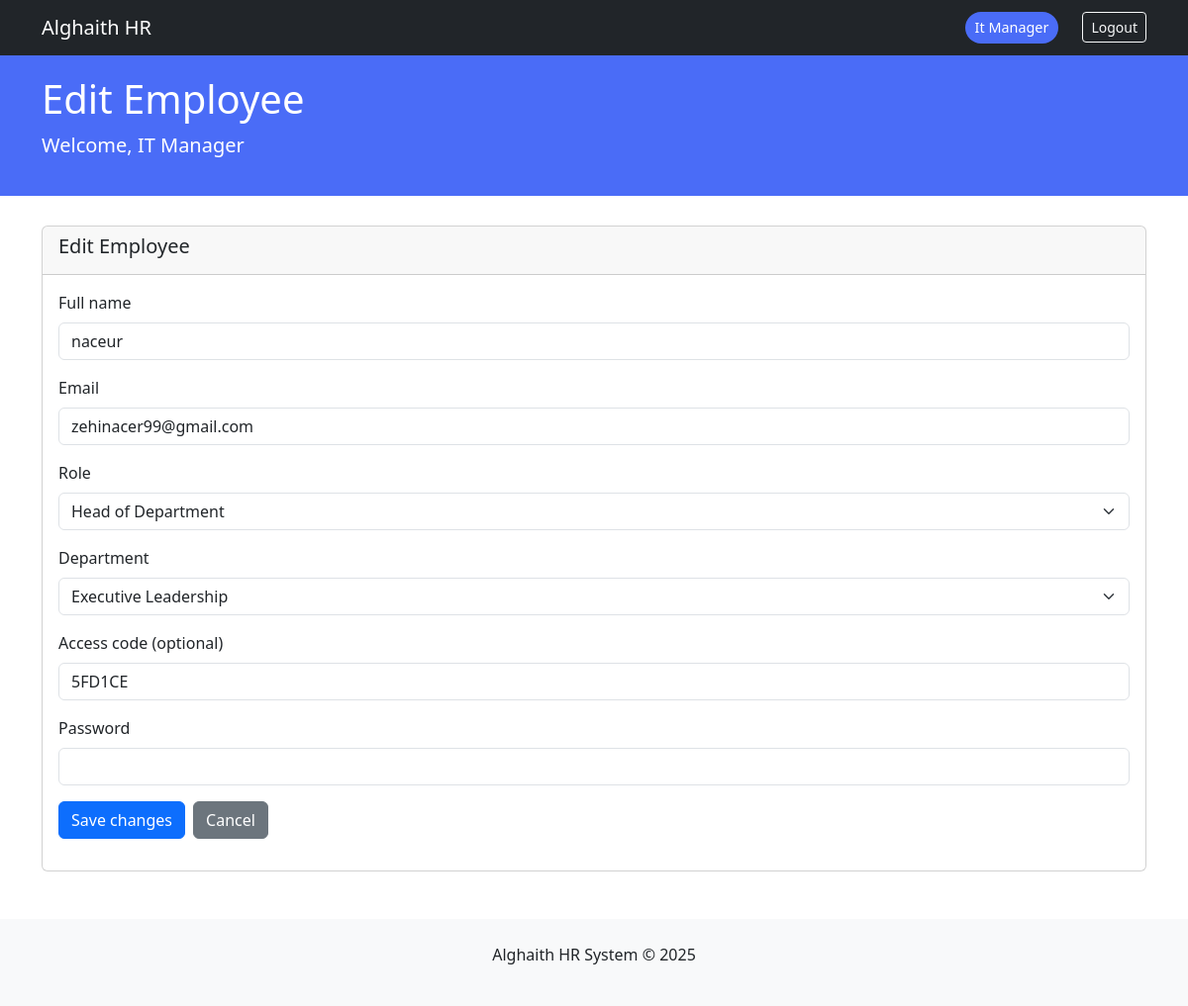
Before: /dashboard/it_manager/employee/8/edit (signed in) with the older database file.
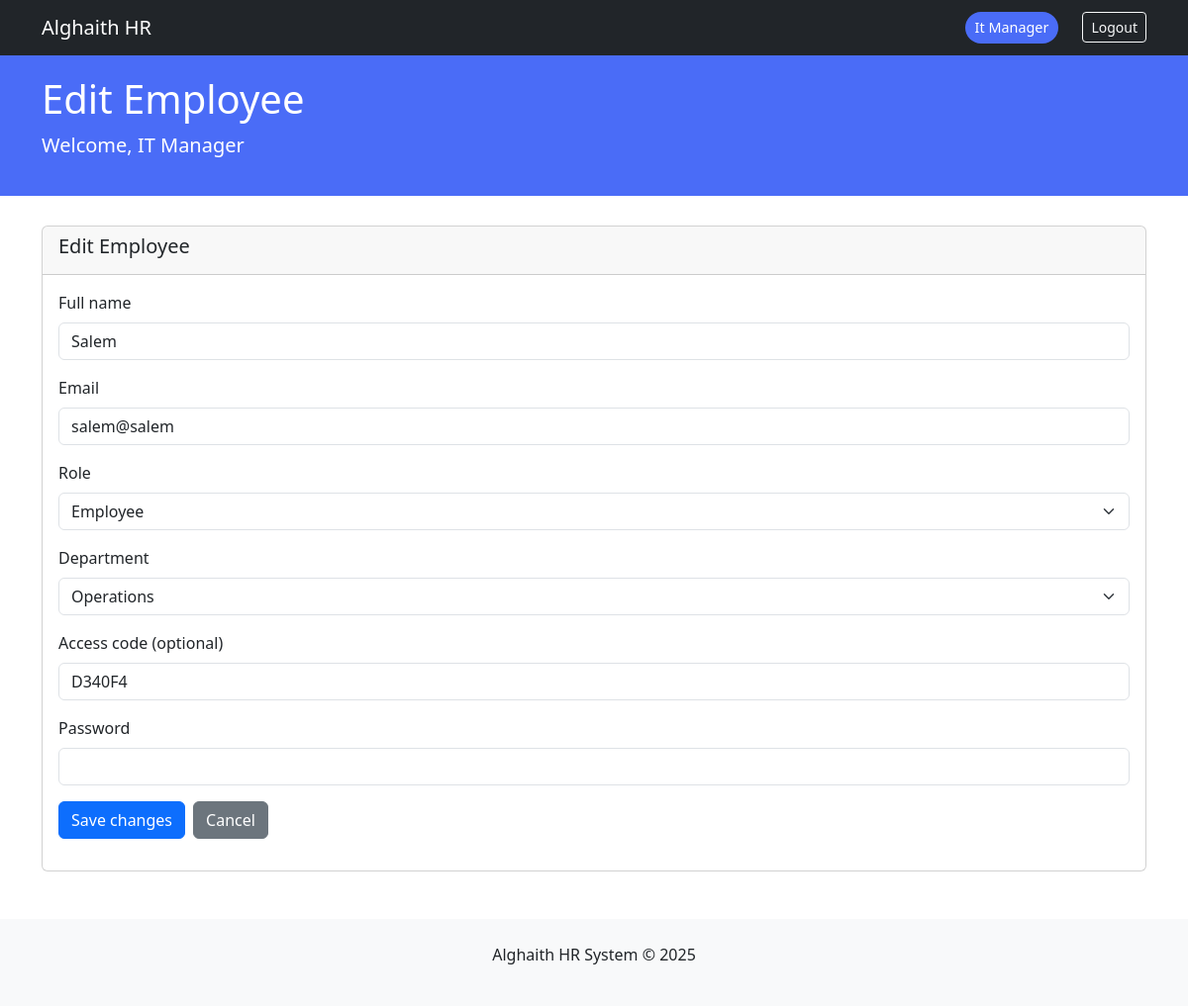
After: the same page with the newer database file.
### core/models.py (models this page shows, shortened)
class User(db.Model, UserMixin):
    __tablename__ = 'users'
    id = db.Column(db.Integer, primary_key=True)
    email = db.Column(db.String(120), unique=True, nullable=False)
    password_hash = db.Column(db.String(200), nullable=False)
    name = db.Column(db.String(100), nullable=False)
    role = db.Column(db.String(50), nullable=False)
    avatar = db.Column(db.String(2), nullable=False)
    access_code = db.Column(db.String(20), unique=True, nullable=False)
    department_id = db.Column(db.Integer, db.ForeignKey('departments.id'))
    created_at = db.Column(db.DateTime, default=datetime.utcnow)
    last_login = db.Column(db.DateTime)
    login_count = db.Column(db.Integer, default=0)
    is_active = db.Column(db.Boolean, default=True, nullable=False)
    department = db.relationship('Department', back_populates='members')
    @property
    def is_authenticated(self):
        return True

class Department(db.Model):
    __tablename__ = 'departments'
    id = db.Column(db.Integer, primary_key=True)
    name = db.Column(db.String(100), unique=True, nullable=False)
    description = db.Column(db.Text)
    created_at = db.Column(db.DateTime, default=datetime.utcnow)
    members = db.relationship('User', back_populates='department', lazy='dynamic')

### modules/dashboard/routes.py (the view, shortened to what this page needs)
@dashboard_bp.route('/it_manager/employee/<int:id>/edit', methods=['GET', 'POST'])
@login_required
@role_required(['it_manager'])
def it_manager_edit_employee(id):
    employee = User.query.get_or_404(id)
    departments = Department.query.order_by(Department.name).all()
    return render_template('dashboard/employee_form.html', employee=employee, departments=departments)

### modules/auth/forms.py
class LogoutForm(FlaskForm):
    submit = SubmitField('Logout')

### app.py (called while the page is built)
@login_manager.user_loader
def load_user(user_id):
    from core.models import User
    return db.session.get(User, int(user_id))

### templates/dashboard/employee_form.html (shortened to what this page needs)
{% extends "dashboard/base_dashboard.html" %}
{% block dashboard_title %}{% if employee %}Edit Employee{% else %}Create Employee{% endif %}{% endblock %}
{% block dashboard_content %}
<div class="card">
  <div class="card-header">
    <h5>{% if employee %}Edit{% else %}Create{% endif %} Employee</h5>
  </div>
  <div class="card-body">
    <form method="POST">
      <div class="mb-3">
        <label class="form-label">Full name</label>
        <input name="name" class="form-control" value="{{ employee.name if employee else '' }}" required>
      </div>
      <div class="mb-3">
        <label class="form-label">Email</label>
        <input name="email" type="email" class="form-control" value="{{ employee.email if employee else '' }}" required>
      </div>
      <div class="mb-3">
        <label class="form-label">Role</label>
        <select name="role" class="form-select" required>
          {% set current_role = employee.role if employee else '' %}
          <option value="employee" {% if current_role=='employee' %}selected{% endif %}>Employee</option>
          <option value="head_of_department" {% if current_role=='head_of_department' %}selected{% endif %}>Head of Department</option>
        </select>
      </div>
      <div class="mb-3">
        <label class="form-label">Department</label>
        <select name="department" class="form-select">
          {% for d in departments %}
            <option value="{{ d.id }}" {% if employee and employee.department_id == d.id %}selected{% endif %}>{{ d.name }}</option>
          {% endfor %}
        </select>
      </div>
      <div class="mb-3">
        <label class="form-label">Access code (optional)</label>
        <input name="access_code" class="form-control" value="{{ employee.access_code if employee else '' }}">
      </div>
      <div class="mb-3">
        <label class="form-label">Password {% if not employee %}(required){% endif %}</label>
        <input name="password" type="password" class="form-control" {% if not employee %}required{% endif %}>
      </div>
      <div class="mb-3 d-flex gap-2">
        <button type="submit" class="btn btn-primary">{% if employee %}Save changes{% else %}Create employee{% endif %}</button>
        <a href="{{ url_for('dashboard.it_manager_dashboard') }}" class="btn btn-secondary">Cancel</a>
      </div>
    </form>
  </div>
</div>
{% endblock %}

Changed rows visible on the page:
changed User: name "naceur" → "Salem"; email "zehinacer99@gmail.com" → "salem@salem"; role "Head of Department" → "Employee"; department "Executive Leadership" → "Operations"; access_code "5FD1CE" → "D340F4"
